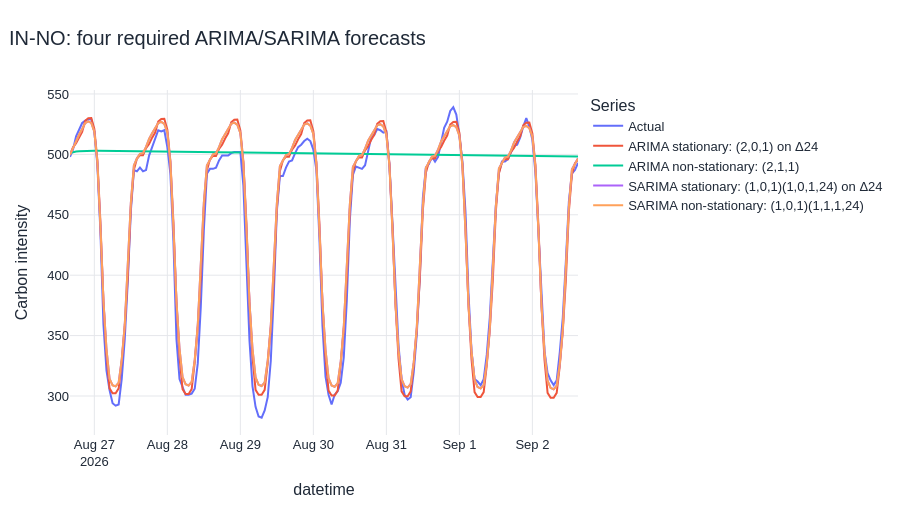

This figure's notebook cell:
### Markdown cell above
## 11. ARIMA, SARIMA, SARIMAX, and differencing models

*Compare the four required stationary/non-stationary combinations*

“Stationary” models receive an external lag-24 difference and are reconstructed to the original scale. “Non-stationary” models receive raw levels and estimate differencing internally. ARIMA has no explicit seasonal terms. SARIMA adds a 24-hour seasonal structure.

### Code cell
required_names = [
    "ARIMA stationary: (2,0,1) on Δ24",
    "ARIMA non-stationary: (2,1,1)",
    "SARIMA stationary: (1,0,1)(1,0,1,24) on Δ24",
    "SARIMA non-stationary: (1,0,1)(1,1,1,24)",
]
required = bundle.metrics[bundle.metrics["Model"].isin(required_names)].copy().sort_values("RMSE")
required["Input"] = np.where(required["Model"].str.contains("stationary:.*Δ24", regex=True),
                             "Stationary lag-24 difference", "Raw/non-stationary level")
required["Seasonal model"] = np.where(required["Model"].str.startswith("SARIMA"), "Yes", "No")
display(required[["Rank", "Model", "Input", "Seasonal model", "MAE", "RMSE", "MAPE (%)", "R²", "Fit time (s)"]].round(3))

long_required = bundle.forecasts[["Actual", *required_names]].reset_index().melt(
    id_vars="datetime", var_name="Series", value_name="Carbon intensity")
fig = px.line(long_required, x="datetime", y="Carbon intensity", color="Series",
              title=f"{REGION}: four required ARIMA/SARIMA forecasts")
show_chart(fig)

best_required = required.iloc[0]
best_arima = required[required["Seasonal model"] == "No"]["RMSE"].min()
best_sarima = required[required["Seasonal model"] == "Yes"]["RMSE"].min()
stationary_best = required[required["Input"] == "Stationary lag-24 difference"]["RMSE"].min()
raw_best = required[required["Input"] == "Raw/non-stationary level"]["RMSE"].min()
seasonal_effect = (best_sarima - best_arima) / best_arima * 100
differencing_effect = (raw_best - stationary_best) / stationary_best * 100
display(Markdown(
    f"The best required combination is **{best_required['Model']}** with RMSE "
    f"**{best_required['RMSE']:.2f}**. The best SARIMA has **{abs(seasonal_effect):.1f}% "
    f"{'higher' if seasonal_effect > 0 else 'lower'}** RMSE than the best ARIMA. The best raw-input model has "
    f"**{abs(differencing_effect):.1f}% {'higher' if differencing_effect > 0 else 'lower'}** RMSE than the best "
    "explicitly differenced model. For this test week, the held-out result decides which complexity is useful."
))

### Figure 1 — Plotly figure (JSON) as saved in the notebook; plotly's stock layout.template omitted (floating-point values rounded to 4 significant figures; data arrays with more than 128 entries replaced by an {"elided": "..."} marker saying what was removed)
{"data": [{"hovertemplate": "Series=Actual<br>datetime=%{x}<br>Carbon intensity=%{y}<extra></extra>", "legendgroup": "Actual", "line": {"color": "#636efa", "dash": "solid"}, "marker": {"symbol": "circle"}, "mode": "lines", "name": "Actual", "orientation": "v", "showlegend": true, "type": "scatter", "x": {"elided": "168 str values"}, "xaxis": "x", "y": {"elided": "168 float values"}, "yaxis": "y"}, {"hovertemplate": "Series=ARIMA stationary: (2,0,1) on Δ24<br>datetime=%{x}<br>Carbon intensity=%{y}<extra></extra>", "legendgroup": "ARIMA stationary: (2,0,1) on Δ24", "line": {"color": "#EF553B", "dash": "solid"}, "marker": {"symbol": "circle"}, "mode": "lines", "name": "ARIMA stationary: (2,0,1) on Δ24", "orientation": "v", "showlegend": true, "type": "scatter", "x": {"elided": "168 str values"}, "xaxis": "x", "y": {"elided": "168 float values"}, "yaxis": "y"}, {"hovertemplate": "Series=ARIMA non-stationary: (2,1,1)<br>datetime=%{x}<br>Carbon intensity=%{y}<extra></extra>", "legendgroup": "ARIMA non-stationary: (2,1,1)", "line": {"color": "#00cc96", "dash": "solid"}, "marker": {"symbol": "circle"}, "mode": "lines", "name": "ARIMA non-stationary: (2,1,1)", "orientation": "v", "showlegend": true, "type": "scatter", "x": {"elided": "168 str values"}, "xaxis": "x", "y": {"elided": "168 float values"}, "yaxis": "y"}, {"hovertemplate": "Series=SARIMA stationary: (1,0,1)(1,0,1,24) on Δ24<br>datetime=%{x}<br>Carbon intensity=%{y}<extra></extra>", "legendgroup": "SARIMA stationary: (1,0,1)(1,0,1,24) on Δ24", "line": {"color": "#ab63fa", "dash": "solid"}, "marker": {"symbol": "circle"}, "mode": "lines", "name": "SARIMA stationary: (1,0,1)(1,0,1,24) on Δ24", "orientation": "v", "showlegend": true, "type": "scatter", "x": {"elided": "168 str values"}, "xaxis": "x", "y": {"elided": "168 float values"}, "yaxis": "y"}, {"hovertemplate": "Series=SARIMA non-stationary: (1,0,1)(1,1,1,24)<br>datetime=%{x}<br>Carbon intensity=%{y}<extra></extra>", "legendgroup": "SARIMA non-stationary: (1,0,1)(1,1,1,24)", "line": {"color": "#FFA15A", "dash": "solid"}, "marker": {"symbol": "circle"}, "mode": "lines", "name": "SARIMA non-stationary: (1,0,1)(1,1,1,24)", "orientation": "v", "showlegend": true, "type": "scatter", "x": {"elided": "168 str values"}, "xaxis": "x", "y": {"elided": "168 float values"}, "yaxis": "y"}], "layout": {"autosize": true, "font": {"color": "#1f2937", "family": "Arial, sans-serif", "size": 13}, "height": 520, "hoverlabel": {"font": {"size": 13}}, "legend": {"title": {"text": "Series"}, "tracegroupgap": 0}, "margin": {"b": 85, "l": 70, "r": 45, "t": 90}, "title": {"font": {"size": 20}, "text": "IN-NO: four required ARIMA/SARIMA forecasts", "x": 0.01, "xanchor": "left"}, "xaxis": {"anchor": "y", "automargin": true, "domain": [0.0, 1.0], "gridcolor": "#e5e7eb", "showgrid": true, "title": {"text": "datetime"}}, "yaxis": {"anchor": "x", "automargin": true, "domain": [0.0, 1.0], "gridcolor": "#e5e7eb", "showgrid": true, "title": {"text": "Carbon intensity"}, "zeroline": false}}}
